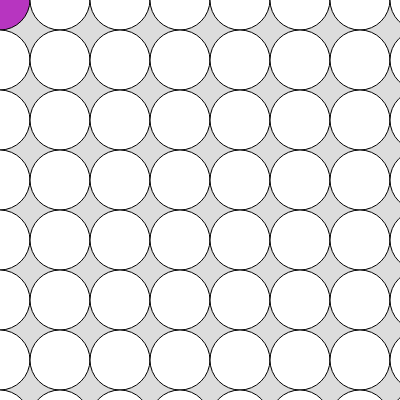
Frame 1 (no input)
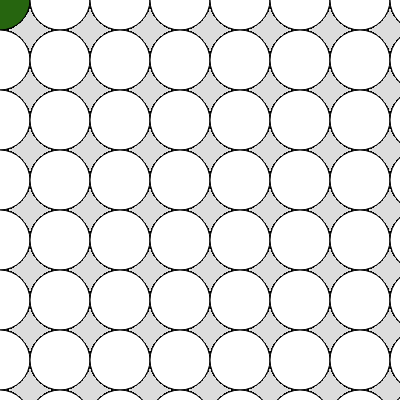
Frame 60 (no input)
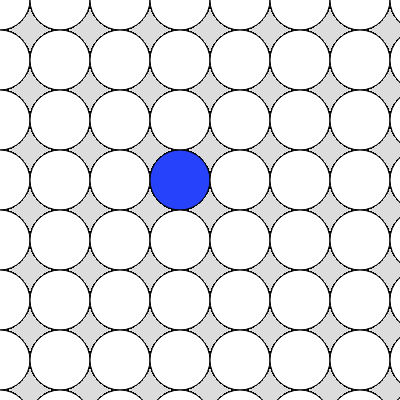
Frame 120 (the mouse pressed at the canvas centre since frame 60)

The p5.js sketch that drew these frames (run headless with seeded random() and noise() and a simulated clock; from frame 60 on, the mouse is pressed at the canvas centre):

// p5.js sketch
// ── sketch.js
let circles = [];
let diameter = 60;

function setup() {
  createCanvas(400, 400);
  background(220);

  let numberOfCirclesX = width / diameter;
  let numberOfCirclesY = height / diameter;
  let vector2 = createVector(0, 0);
  for (let i = 0; i < numberOfCirclesY + 1; i++) {
    vector2.x = 0;
    for (let j = 0; j < numberOfCirclesX + 1; j++) {
      circles.push({
        x: vector2.x,
        y: vector2.y,
      });
      vector2.x += 60;
    }
    vector2.y += 60;
  }
}

function draw() {
  circles.find((element) => {
    let distance =
      Math.sqrt(
        Math.pow(mouseX - element.x, 2) + Math.pow(mouseY - element.y, 2)
      ) <= 30;

    if (distance) {
      fill(random(256), random(256), random(256));
      circle(element.x, element.y, diameter);
    } else {
      fill(255, 255, 255);
      circle(element.x, element.y, diameter);
    }
  });
}
